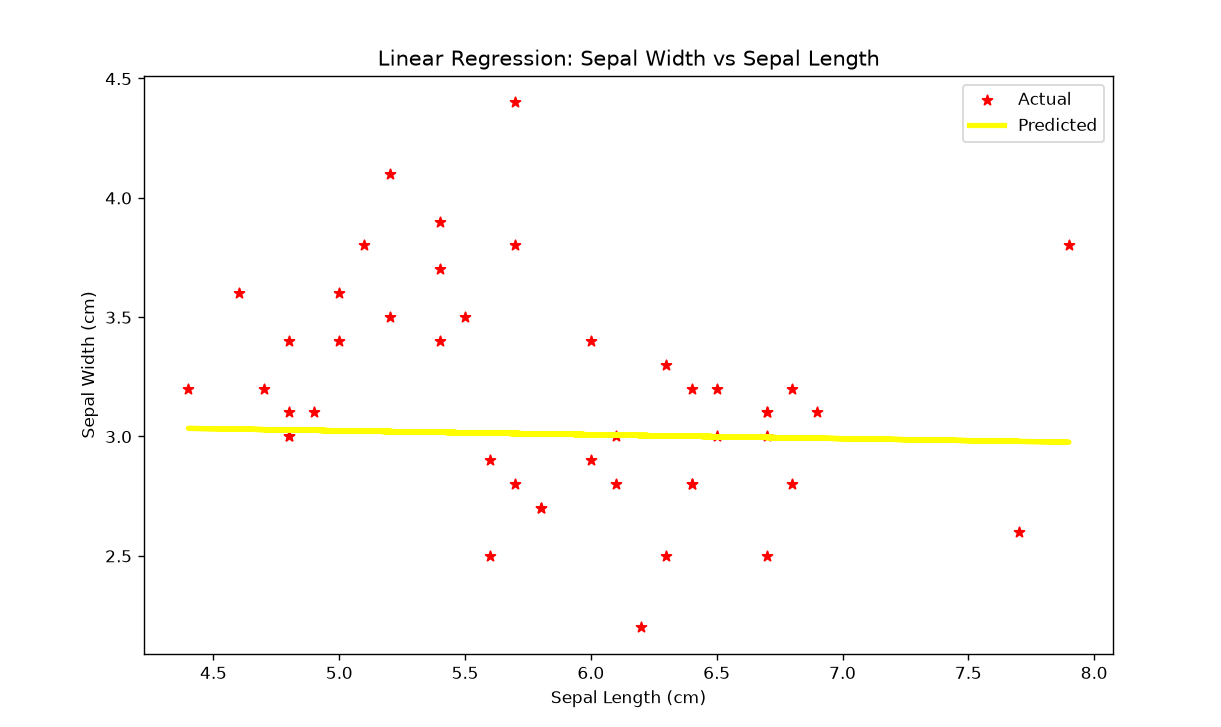

Source code (Python):
import pandas as pd
import matplotlib.pyplot as plt

from sklearn.datasets import load_iris
from sklearn.model_selection import train_test_split
from sklearn.linear_model import LinearRegression
from sklearn.metrics import mean_squared_error

# Load Iris dataset
iris = load_iris()

# Create DataFrame
data = pd.DataFrame(data=iris.data, columns=iris.feature_names)
data['species'] = iris.target

# Display first 5 rows
print(data.head())

# Select feature and target
X = data[['sepal length (cm)']]
y = data['sepal width (cm)']

# Split the dataset
X_train, X_test, y_train, y_test = train_test_split(
    X, y, test_size=0.3, random_state=42
)

# Create and train the Linear Regression model
model = LinearRegression()
model.fit(X_train, y_train)

# Predict on the test set
y_pred = model.predict(X_test)

# Calculate Mean Squared Error
mse = mean_squared_error(y_test, y_pred)
print(f"Mean Squared Error on test set: {mse:.2f}")

# Plot Actual vs Predicted
plt.figure(figsize=(10, 6))

plt.scatter(
    X_test,
    y_test,
    color='red',
    marker='*',
    label='Actual'
)

plt.plot(
    X_test,
    y_pred,
    color='yellow',
    linewidth=3,
    label='Predicted'
)

plt.xlabel("Sepal Length (cm)")
plt.ylabel("Sepal Width (cm)")
plt.title("Linear Regression: Sepal Width vs Sepal Length")
plt.legend()

plt.show()

# Predict for a new sample
new_sample = pd.DataFrame(
    [[5]],
    columns=['sepal length (cm)']
)

predicted_width = model.predict(new_sample)

print(
    f"The predicted sepal width for sepal length "
    f"{new_sample.values.tolist()} is "
    f"{predicted_width[0]:.2f} cm"
)
